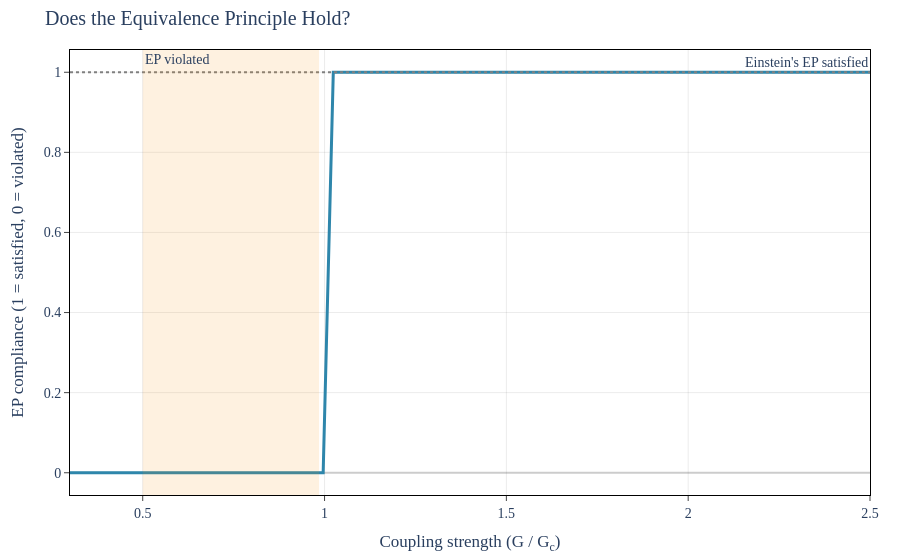

Notebook cell for this chart:
### Markdown cell above
## 2. Why Does This Matter? The Equivalence Principle

Einstein's Equivalence Principle says that all objects fall the same way in a gravitational field — a feather and a bowling ball dropped in vacuum hit the ground at the same time.

In the vestigial phase, this principle is **violated**. The reason is fundamental:

- **Bosons** (like photons) only need the metric to propagate. They "see" gravity normally in the vestigial phase.
- **Fermions** (like electrons) need the tetrad to define their spin. Without a tetrad, their coupling to gravity is different.

The result: bosons and fermions would follow different paths through the same gravitational field. This is a dramatic, testable prediction.

### Code cell
# EP violation diagnostic
ratios = np.linspace(0.3, 2.5, 80)
ep_values = []
phase_labels = []

for r in ratios:
    result = full_mean_field_analysis(G=r * G_c, Lambda=LAMBDA, N_f=N_F)
    metric_scale = np.sqrt(max(result.G_metric, 1e-30))
    ep = result.C_tetrad / metric_scale if metric_scale > 1e-15 else 0.0
    ep_values.append(min(ep, 1.0))
    phase_labels.append(result.phase)

fig = go.Figure()

fig.add_trace(
    go.Scatter(
        x=ratios,
        y=ep_values,
        mode="lines",
        name="EP compliance",
        line=dict(color=COLORS["Steinhauer"], width=3),
    )
)

fig.add_hline(
    y=1.0,
    line_dash="dot",
    line_color="grey",
    annotation_text="Einstein's EP satisfied",
    annotation_position="top right",
)

if window["vestigial_exists"]:
    fig.add_vrect(
        x0=window["vestigial_min"],
        x1=window["vestigial_max"],
        fillcolor=COLORS["Trento"],
        opacity=0.12,
        line_width=0,
        annotation_text="EP violated",
        annotation_position="top left",
    )

apply_layout(
    fig,
    title="Does the Equivalence Principle Hold?",
    xaxis_title="Coupling strength (G / G<sub>c</sub>)",
    yaxis_title="EP compliance (1 = satisfied, 0 = violated)",
)
fig.show()

### Figure 1 — Plotly figure (JSON) as saved in the notebook; plotly's stock layout.template omitted (floating-point values rounded to 4 significant figures)
{"data": [{"line": {"color": "#2E86AB", "width": 3}, "mode": "lines", "name": "EP compliance", "type": "scatter", "x": [0.3, 0.3278, 0.3557, 0.3835, 0.4114, 0.4392, 0.4671, 0.4949, 0.5228, 0.5506, 0.5785, 0.6063, 0.6342, 0.662, 0.6899, 0.7177, 0.7456, 0.7734, 0.8013, 0.8291, 0.857, 0.8848, 0.9127, 0.9405, 0.9684, 0.9962, 1.024, 1.052, 1.08, 1.108, 1.135, 1.163, 1.191, 1.219, 1.247, 1.275, 1.303, 1.33, 1.358, 1.386, 1.414, 1.442, 1.47, 1.497, 1.525, 1.553, 1.581, 1.609, 1.637, 1.665, 1.692, 1.72, 1.748, 1.776, 1.804, 1.832, 1.859, 1.887, 1.915, 1.943, 1.971, 1.999, 2.027, 2.054, 2.082, 2.11, 2.138, 2.166, 2.194, 2.222, 2.249, 2.277, 2.305, 2.333, 2.361, 2.389, 2.416, 2.444, 2.472, 2.5], "y": [0, 0, 0, 0, 0, 0, 0, 0, 0, 0, 0, 0, 0, 0, 0, 0, 0, 0, 0, 0, 0, 0, 0, 0, 0, 0, 1, 1, 1, 1, 1, 1, 1, 1, 1, 1, 1, 1, 1, 1, 1, 1, 1, 1, 1, 1, 1, 1, 1, 1, 1, 1, 1, 1, 1, 1, 1, 1, 1, 1, 1, 1, 1, 1, 1, 1, 1, 1, 1, 1, 1, 1, 1, 1, 1, 1, 1, 1, 1, 1]}], "layout": {"annotations": [{"showarrow": false, "text": "Einstein's EP satisfied", "x": 1, "xanchor": "right", "xref": "x domain", "y": 1, "yanchor": "bottom", "yref": "y"}, {"showarrow": false, "text": "EP violated", "x": 0.5, "xanchor": "left", "xref": "x", "y": 1, "yanchor": "top", "yref": "y domain"}], "font": {"family": "CMU Serif, Computer Modern, Times New Roman, serif", "size": 14}, "margin": {"b": 60, "l": 70, "r": 30, "t": 50}, "paper_bgcolor": "white", "plot_bgcolor": "white", "shapes": [{"line": {"color": "grey", "dash": "dot"}, "type": "line", "x0": 0, "x1": 1, "xref": "x domain", "y0": 1, "y1": 1, "yref": "y"}, {"fillcolor": "#F18F01", "line": {"width": 0}, "opacity": 0.12, "type": "rect", "x0": 0.5, "x1": 0.9848, "xref": "x", "y0": 0, "y1": 1, "yref": "y domain"}], "title": {"text": "Does the Equivalence Principle Hold?"}, "xaxis": {"gridcolor": "rgba(0,0,0,0.08)", "linecolor": "black", "linewidth": 1, "mirror": true, "showgrid": true, "showline": true, "ticks": "outside", "title": {"text": "Coupling strength (G / G<sub>c</sub>)"}, "zeroline": true, "zerolinecolor": "rgba(0,0,0,0.2)"}, "yaxis": {"gridcolor": "rgba(0,0,0,0.08)", "linecolor": "black", "linewidth": 1, "mirror": true, "showgrid": true, "showline": true, "ticks": "outside", "title": {"text": "EP compliance (1 = satisfied, 0 = violated)"}, "zeroline": true, "zerolinecolor": "rgba(0,0,0,0.2)"}}}
